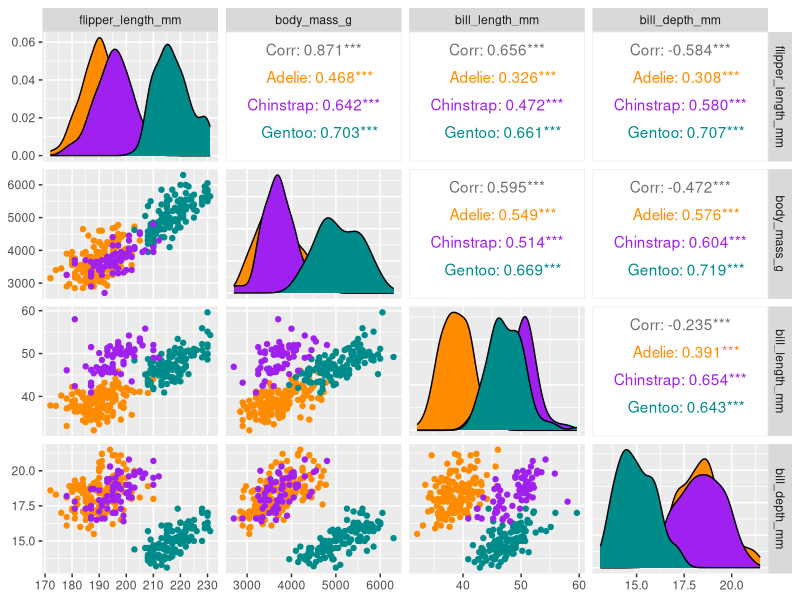

Reproduce this figure in R.
## ---- chunk 1
knitr::opts_chunk$set
# I like to put all of my library calls here, each on a separate line.
library(tidyverse)
library(palmerpenguins)
library(GGally)
library(kableExtra)
## ---- chunk 2
penguin_sum <- penguins %>%
  group_by(island, year) %>%
  summarize(mean_body_mass_g = mean(body_mass_g, na.rm = TRUE)) %>% 
  ungroup()
## ---- chunk 3
kable(x = penguin_sum, 
      col.names = c("Island", "Year", "Mean Body Mass (g)")) %>%
  kable_styling(latex_options = "hold_position") 
# without the "hold_position" the table ends up at the top of the page
# Also, to get this to work in MS Word we need to delete this whole code chunk.
# I will show you why.
## ---- chunk 4
library(flextable)
penguin_sum %>% 
  regulartable() %>% 
  autofit()
## ---- chunk 5
penguins %>%
  select(species, body_mass_g, ends_with("_mm")) %>% 
  GGally::ggpairs(aes(color = species),
          columns = c("flipper_length_mm", "body_mass_g", 
                      "bill_length_mm", "bill_depth_mm")) +
  scale_colour_manual(values = c("darkorange","purple","cyan4")) +
  scale_fill_manual(values = c("darkorange","purple","cyan4"))
## ---- chunk 6
# this code chunk calls an external script to generate the plot. If you
# want to load or run code not for a plot you could also use the following.
# Note that it does not seem to work for plots.
# source("../scripts/figure_03.R", local = knitr::knit_global())
